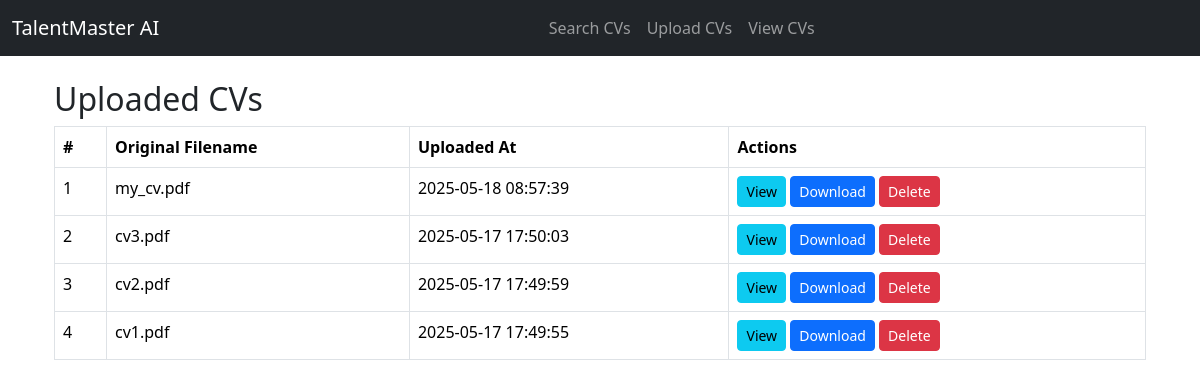
/cvs, run on an earlier commit of the app's database.
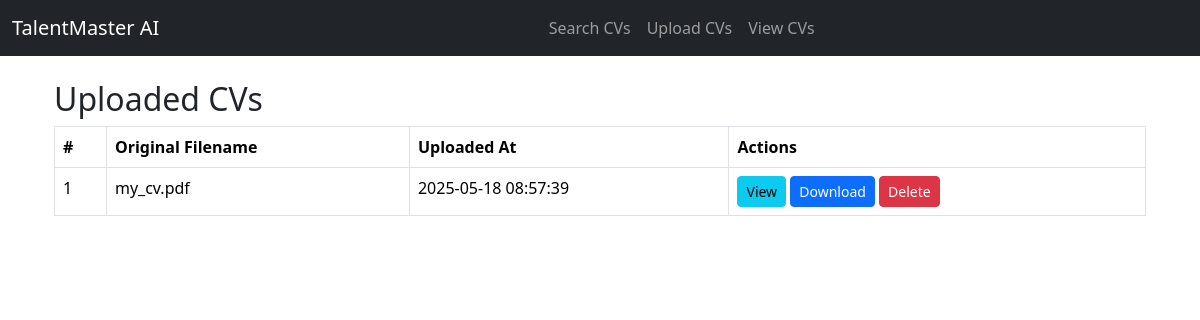
And on a later commit of the database.
### app.py (models this page shows, shortened)
class UploadedCV(db.Model):
    id = db.Column(db.Integer, primary_key=True)
    original_filename = db.Column(db.String(255))
    stored_filename = db.Column(db.String(255), unique=True)
    filepath = db.Column(db.String(255))
    upload_time = db.Column(db.DateTime, default=datetime.utcnow)

### app.py (the view)
@app.route('/cvs')
def cvs():
    uploads = UploadedCV.query.order_by(UploadedCV.upload_time.desc()).all()
    return render_template('cvs.html', uploads=uploads)

### templates/cvs.html (shortened to what this page needs)
{% extends "base.html" %}
{% block content %}
<div class="container mt-4">
  <h2>Uploaded CVs</h2>
  {% if uploads %}
  <table class="table table-bordered table-hover">
    <thead>
      <tr>
        <th>#</th>
        <th>Original Filename</th>
        <th>Uploaded At</th>
        <th>Actions</th>
      </tr>
    </thead>
    <tbody>
      {% for cv in uploads %}
      <tr>
        <td>{{ loop.index }}</td>
        <td>{{ cv.original_filename }}</td>
        <td>{{ cv.upload_time.strftime('%Y-%m-%d %H:%M:%S') }}</td>
        <td>
          <a href="{{ url_for('uploaded_file', filename=cv.stored_filename) }}" target="_blank" class="btn btn-sm btn-info">View</a>
          <a href="{{ url_for('download', cv_id=cv.id) }}" class="btn btn-sm btn-primary">Download</a>
          <form action="{{ url_for('delete', cv_id=cv.id) }}" method="POST" style="display:inline;" onsubmit="return confirm('Are you sure you want to delete this CV?');">
            <button type="submit" class="btn btn-sm btn-danger">Delete</button>
          </form>
        </td>
      </tr>
      {% endfor %}
    </tbody>
  </table>
  {% else %}
  <p>No CVs uploaded yet.</p>
  {% endif %}
</div>
{% endblock %}

### templates/base.html (shortened to what this page needs)
<!DOCTYPE html>
<html lang="en">
<head>
  <link href="https://cdn.jsdelivr.net/npm/bootstrap@5.3.3/dist/css/bootstrap.min.css" rel="stylesheet">
</head>
<body>
  <nav class="navbar navbar-expand-lg navbar-dark bg-dark">
    <div class="container-fluid">
      <a class="navbar-brand" href="{{ url_for('index') }}">TalentMaster AI</a>
      <div class="collapse navbar-collapse justify-content-center" id="navbarNav">
        <ul class="navbar-nav mx-auto">
            <li class="nav-item">
            <a class="nav-link" href="{{ url_for('index') }}">Search CVs</a>
            </li>
            <li class="nav-item">
            <a class="nav-link" href="{{ url_for('upload_cv') }}">Upload CVs</a>
            </li>
            <li class="nav-item">
            <a class="nav-link" href="{{ url_for('cvs') }}">View CVs</a>
            </li>
        </ul>
      </div>
    </div>
  </nav>
  <div class="container mt-4">
    {% block content %}{% endblock %}
  </div>
</body>
</html>

What changed in the data, as far as the page shows it:
removed UploadedCV: original_filename "cv3.pdf", upload_time "2025-05-17 17:50:03"
removed UploadedCV: original_filename "cv2.pdf", upload_time "2025-05-17 17:49:59"
removed UploadedCV: original_filename "cv1.pdf", upload_time "2025-05-17 17:49:55"
